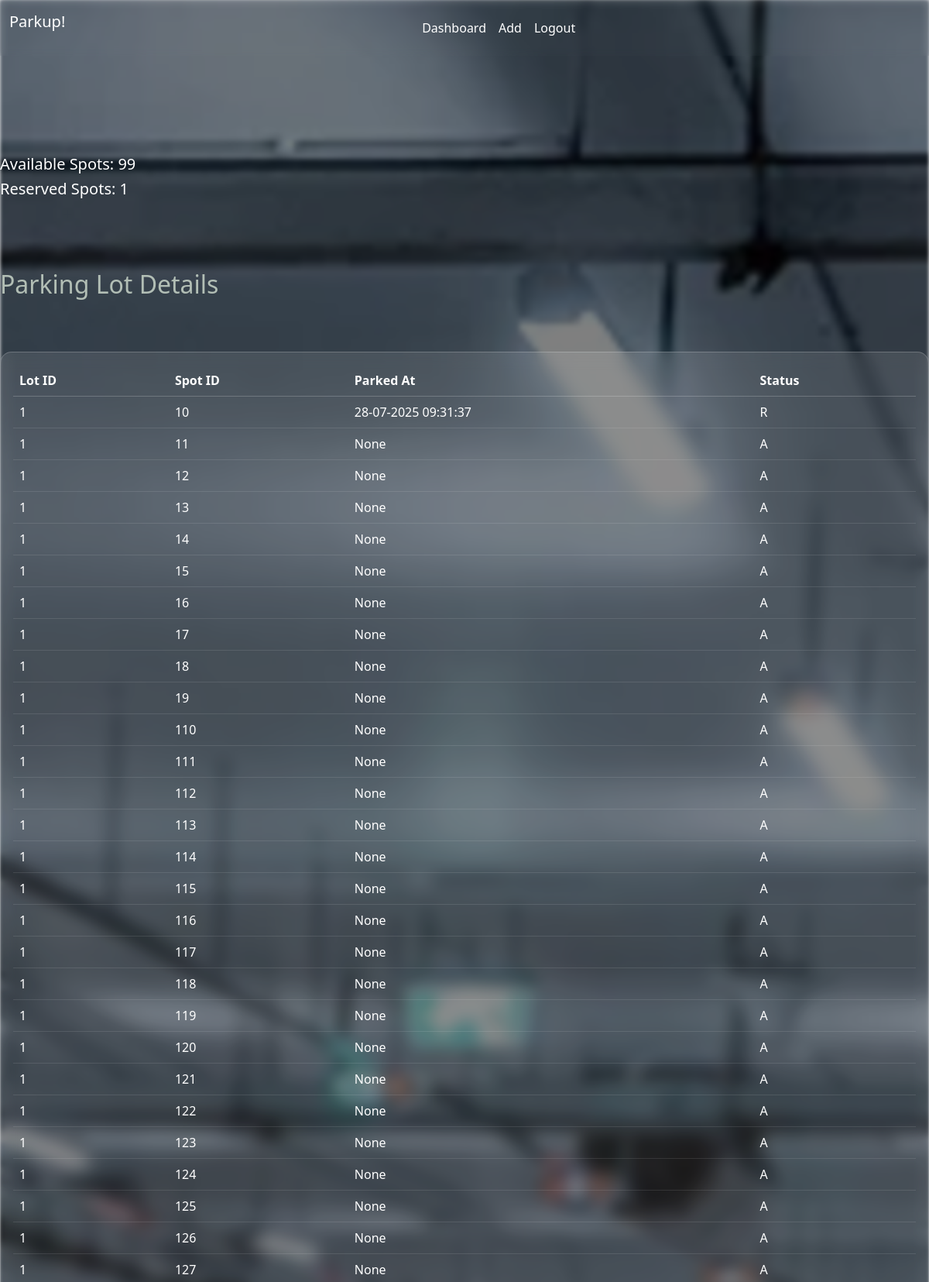
/view_parking_lot/1 (signed in, upper part), run on the app's committed database.
### models.py (models this page shows)
class Parking_Spots(db.Model):
    __tablename__ = "parking_spots"
    spot_id = db.Column(db.Integer, primary_key=True)
    parked_at = db.Column(db.DateTime, nullable=True)
    released_at = db.Column(db.DateTime, nullable=True)
    status = db.Column(db.String, nullable=False, default='A')
    parking_lot_id = db.Column(db.Integer, db.ForeignKey('parking_lots.lot_id'))
    reservations = db.relationship(
        "Reserve",
        backref="parking_spot",
        cascade="all, delete-orphan"
    )

### app.py (the view)
@app.route('/view_parking_lot/<int:lot_id>',methods=['GET','POST'])
def view_parking_lot(lot_id):
    user_id = session.get('user_id')
    user = Users.query.get(user_id)
    parking_lot = Parking_Lots.query.get_or_404(lot_id)
    if not user or (user.role != 'admin' and parking_lot.user_id != user_id):
        flash("You don't have permission to view this parking lot.", "danger")
        return redirect(url_for('home'))
    spots = Parking_Spots.query.filter_by(parking_lot_id=lot_id).all()
    A = 0
    R = 0
    for spot in spots:
        if spot.status=='A':
            A+=1
        elif spot.status=='R':
            R+=1
    return render_template('view_parking_lot.html', spots=spots,lot=parking_lot,A=A,R=R)

### templates/view_parking_lot.html (shortened to what this page needs)
<!DOCTYPE html>
<html lang="en">
<head>
    <link href="https://cdn.jsdelivr.net/npm/bootstrap@5.3.3/dist/css/bootstrap.min.css" rel="stylesheet">
    <link rel="stylesheet" href="../static/style.css">
</head>
<div class="flash-padding">
</div>
<h5 style="color: #ffffff;">
  Available Spots: {{ A }}
</h5>
<h5 style="color: #ffffff;">
  Reserved Spots: {{ R }}
</h5 >
<body>
  <div class="background-blur"></div>
  <nav class="navbar navbar-expand-lg bg-body-tertiary fixed-top">
    <div class="container-fluid">
      <a class="navbar-brand" style="text-align: center; color: #ffffff;" href="/admin_dashboard">Parkup!
      </a>
      <div class="collapse navbar-collapse justify-content-center" id="navbarNavDropdown">
        <ul class="navbar-nav">
          <li class="nav-item">
          <li class="nav-item">
            <a class="nav-link {% if request.endpoint == 'admin_dashboard' %}active{% endif %}" style="color: #ffffff" href="/admin_dashboard">Dashboard</a>
          </li>
          <li class="nav-item">
            <a class="nav-link {% if request.endpoint == 'add_parking_lots' %}active{% endif %}" style="color: #ffffff" href="/add_parking_lots">Add</a>
          </li>
            <a class="nav-link {% if request.endpoint == 'login' %}active{% endif %}" style="color: #ffffff" href="/login" onclick="return confirm('Are you sure to logout?');">Logout</a>
          </li>
        </ul>
      </div>
    </div>
  </nav>
  <br>
  <h2 style="padding-top: 60px; color: #b2beb5;">Parking Lot Details</h2>
  <section class="vh-100" style="background-color: transparent; padding-top: 60px;">
    <div class="card" style="border-radius: 15px;">
      <div class="card-body">
        <div class="table-responsive">
          <table class="table table-borderless text-white">
            <thead>
              <tr>
                <th>Lot ID</th>
                <th>Spot ID</th>
                <th>Parked At</th>
                <th>Status</th>
              </tr>
            </thead>
            <tbody>
              {% for spot in spots %}
              <tr>
                <td>{{ spot.parking_lot_id }}</td>
                <td>{{ spot.spot_id }}</td>
                {% if spot.parked_at %}
                <td>{{ spot.parked_at.strftime('%d-%m-%Y %H:%M:%S') }}</td>
                {% else %}
               <td>{{ spot.parked_at }}</td>
               {% endif %}
                <td>{{ spot.status }}</td>
              </tr>
              {% endfor %}
            </tbody>
          </table>
        </div>
      </div>
    </div>
  </section>
</body>
</html>

### static/style.css (style rules this page uses)
* { margin: 0; padding: 0; box-sizing: border-box; }
body { position: relative; min-height: 100vh; }
.background-blur { position: fixed; top: 0; left: 0; width: 100%; height: 100%; background: linear-gradient(to top, rgba(0,0,0,0.5) 50%, rgba(0,0,0,0.5) 50%), url(images/Parking.png); background-position: center; background-size: cover; filter: blur(2px); z-index: -1; }
.navbar { color: white !important; background-color: rgba(255, 255, 255, 0.01) !important; backdrop-filter: blur(4px); }
.flash-padding { padding: 100px; }
.navbar-nav .nav-link { color: #ffffff; transition: all 0.3s ease; }
.navbar-nav .nav-link { color: #ffffff; transition: all 0.3s ease; padding: 8px 15px; }
.card { background: rgba(255, 255, 255, 0.1) !important; backdrop-filter: blur(10px); border: 1px solid rgba(255, 255, 255, 0.2); }
.card-body { background: transparent !important; color: white !important; }
.table { background: transparent !important; color: white; }
.table thead th { border-bottom: 1px solid rgba(255, 255, 255, 0.2) !important; color: white; }
.table tbody tr:not(:last-child) { border-bottom: 1px solid rgba(255, 255, 255, 0.1) !important; background: transparent !important; color: white; }
.table, .table th, .table td { background-color: transparent !important; color: white; }

### data on the page
Parking_Spots: parking_lot_id "1", spot_id "10", parked_at "28-07-2025 09:31:37", status "R"
Parking_Spots: parking_lot_id "1", spot_id "11", parked_at "None", status "A"
Parking_Spots: parking_lot_id "1", spot_id "12", parked_at "None", status "A"
Parking_Spots: parking_lot_id "1", spot_id "13", parked_at "None", status "A"
Parking_Spots: parking_lot_id "1", spot_id "14", parked_at "None", status "A"
Parking_Spots: parking_lot_id "1", spot_id "15", parked_at "None", status "A"
Parking_Spots: parking_lot_id "1", spot_id "16", parked_at "None", status "A"
Parking_Spots: parking_lot_id "1", spot_id "17", parked_at "None", status "A"
Parking_Spots: parking_lot_id "1", spot_id "18", parked_at "None", status "A"
Parking_Spots: parking_lot_id "1", spot_id "19", parked_at "None", status "A"
Parking_Spots: parking_lot_id "1", spot_id "110", parked_at "None", status "A"
Parking_Spots: parking_lot_id "1", spot_id "111", parked_at "None", status "A"
Parking_Spots: parking_lot_id "1", spot_id "112", parked_at "None", status "A"
Parking_Spots: parking_lot_id "1", spot_id "113", parked_at "None", status "A"
Parking_Spots: parking_lot_id "1", spot_id "114", parked_at "None", status "A"
Parking_Spots: parking_lot_id "1", spot_id "115", parked_at "None", status "A"
Parking_Spots: parking_lot_id "1", spot_id "116", parked_at "None", status "A"
Parking_Spots: parking_lot_id "1", spot_id "117", parked_at "None", status "A"
Parking_Spots: parking_lot_id "1", spot_id "118", parked_at "None", status "A"
Parking_Spots: parking_lot_id "1", spot_id "119", parked_at "None", status "A"
Parking_Spots: parking_lot_id "1", spot_id "120", parked_at "None", status "A"
Parking_Spots: parking_lot_id "1", spot_id "121", parked_at "None", status "A"
Parking_Spots: parking_lot_id "1", spot_id "122", parked_at "None", status "A"
Parking_Spots: parking_lot_id "1", spot_id "123", parked_at "None", status "A"
Parking_Spots: parking_lot_id "1", spot_id "124", parked_at "None", status "A"
Parking_Spots: parking_lot_id "1", spot_id "125", parked_at "None", status "A"
Parking_Spots: parking_lot_id "1", spot_id "126", parked_at "None", status "A"
Parking_Spots: parking_lot_id "1", spot_id "127", parked_at "None", status "A"

### other printed values
{{ A }} "99"
{{ R }} "1"
